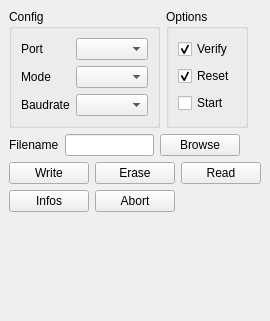
<?xml version="1.0" encoding="UTF-8"?>
<ui version="4.0">
 <class>stm32flash</class>
 <widget class="QDockWidget" name="stm32flash">
  <property name="geometry">
   <rect>
    <x>0</x>
    <y>0</y>
    <width>266</width>
    <height>321</height>
   </rect>
  </property>
  <property name="windowTitle">
   <string>STm32 Flash</string>
  </property>
  <widget class="QWidget" name="dockWidgetContents">
   <layout class="QVBoxLayout" name="verticalLayout_2">
    <item>
     <layout class="QHBoxLayout" name="horizontalLayout_3">
      <item>
       <widget class="QGroupBox" name="groupBox_config">
        <property name="title">
         <string>Config</string>
        </property>
        <layout class="QFormLayout" name="formLayout">
         <item row="0" column="0">
          <widget class="QLabel" name="label_port">
           <property name="text">
            <string>Port</string>
           </property>
          </widget>
         </item>
         <item row="0" column="1">
          <widget class="QComboBox" name="comboBox_port">
           <property name="currentText">
            <string/>
           </property>
          </widget>
         </item>
         <item row="1" column="0">
          <widget class="QLabel" name="label_mode">
           <property name="text">
            <string>Mode</string>
           </property>
          </widget>
         </item>
         <item row="1" column="1">
          <widget class="QComboBox" name="comboBox_mode">
           <property name="currentText">
            <string/>
           </property>
          </widget>
         </item>
         <item row="2" column="0">
          <widget class="QLabel" name="label_baudrate">
           <property name="text">
            <string>Baudrate</string>
           </property>
          </widget>
         </item>
         <item row="2" column="1">
          <widget class="QComboBox" name="comboBox_baudrate">
           <property name="currentText">
            <string/>
           </property>
          </widget>
         </item>
        </layout>
       </widget>
      </item>
      <item>
       <widget class="QGroupBox" name="groupBox_options">
        <property name="title">
         <string>Options</string>
        </property>
        <layout class="QVBoxLayout" name="verticalLayout">
         <item>
          <widget class="QCheckBox" name="checkBox_verify">
           <property name="text">
            <string>Verify</string>
           </property>
           <property name="checked">
            <bool>true</bool>
           </property>
          </widget>
         </item>
         <item>
          <widget class="QCheckBox" name="checkBox_reset">
           <property name="text">
            <string>Reset</string>
           </property>
           <property name="checked">
            <bool>true</bool>
           </property>
          </widget>
         </item>
         <item>
          <widget class="QCheckBox" name="checkBox_start">
           <property name="text">
            <string>Start</string>
           </property>
          </widget>
         </item>
        </layout>
       </widget>
      </item>
      <item>
       <spacer name="horizontalSpacer_2">
        <property name="orientation">
         <enum>Qt::Horizontal</enum>
        </property>
        <property name="sizeHint" stdset="0">
         <size>
          <width>40</width>
          <height>20</height>
         </size>
        </property>
       </spacer>
      </item>
     </layout>
    </item>
    <item>
     <layout class="QHBoxLayout" name="horizontalLayout">
      <item>
       <widget class="QLabel" name="label_filename">
        <property name="text">
         <string>Filename</string>
        </property>
       </widget>
      </item>
      <item>
       <widget class="QLineEdit" name="lineEdit_filename"/>
      </item>
      <item>
       <widget class="QPushButton" name="pushButton_browse">
        <property name="text">
         <string>Browse</string>
        </property>
       </widget>
      </item>
      <item>
       <spacer name="horizontalSpacer">
        <property name="orientation">
         <enum>Qt::Horizontal</enum>
        </property>
        <property name="sizeHint" stdset="0">
         <size>
          <width>40</width>
          <height>20</height>
         </size>
        </property>
       </spacer>
      </item>
     </layout>
    </item>
    <item>
     <layout class="QHBoxLayout" name="horizontalLayout_2">
      <item>
       <widget class="QPushButton" name="pushButton_write">
        <property name="text">
         <string>Write</string>
        </property>
       </widget>
      </item>
      <item>
       <widget class="QPushButton" name="pushButton_erase">
        <property name="text">
         <string>Erase</string>
        </property>
       </widget>
      </item>
      <item>
       <widget class="QPushButton" name="pushButton_read">
        <property name="text">
         <string>Read</string>
        </property>
       </widget>
      </item>
      <item>
       <spacer name="horizontalSpacer_3">
        <property name="orientation">
         <enum>Qt::Horizontal</enum>
        </property>
        <property name="sizeHint" stdset="0">
         <size>
          <width>40</width>
          <height>20</height>
         </size>
        </property>
       </spacer>
      </item>
     </layout>
    </item>
    <item>
     <layout class="QHBoxLayout" name="horizontalLayout_4">
      <item>
       <widget class="QPushButton" name="pushButton_infos">
        <property name="text">
         <string>Infos</string>
        </property>
       </widget>
      </item>
      <item>
       <widget class="QPushButton" name="pushButton_abort">
        <property name="text">
         <string>Abort</string>
        </property>
       </widget>
      </item>
      <item>
       <spacer name="horizontalSpacer_4">
        <property name="orientation">
         <enum>Qt::Horizontal</enum>
        </property>
        <property name="sizeHint" stdset="0">
         <size>
          <width>40</width>
          <height>20</height>
         </size>
        </property>
       </spacer>
      </item>
     </layout>
    </item>
    <item>
     <spacer name="verticalSpacer">
      <property name="orientation">
       <enum>Qt::Vertical</enum>
      </property>
      <property name="sizeHint" stdset="0">
       <size>
        <width>20</width>
        <height>18</height>
       </size>
      </property>
     </spacer>
    </item>
   </layout>
  </widget>
 </widget>
 <resources/>
 <connections/>
</ui>
